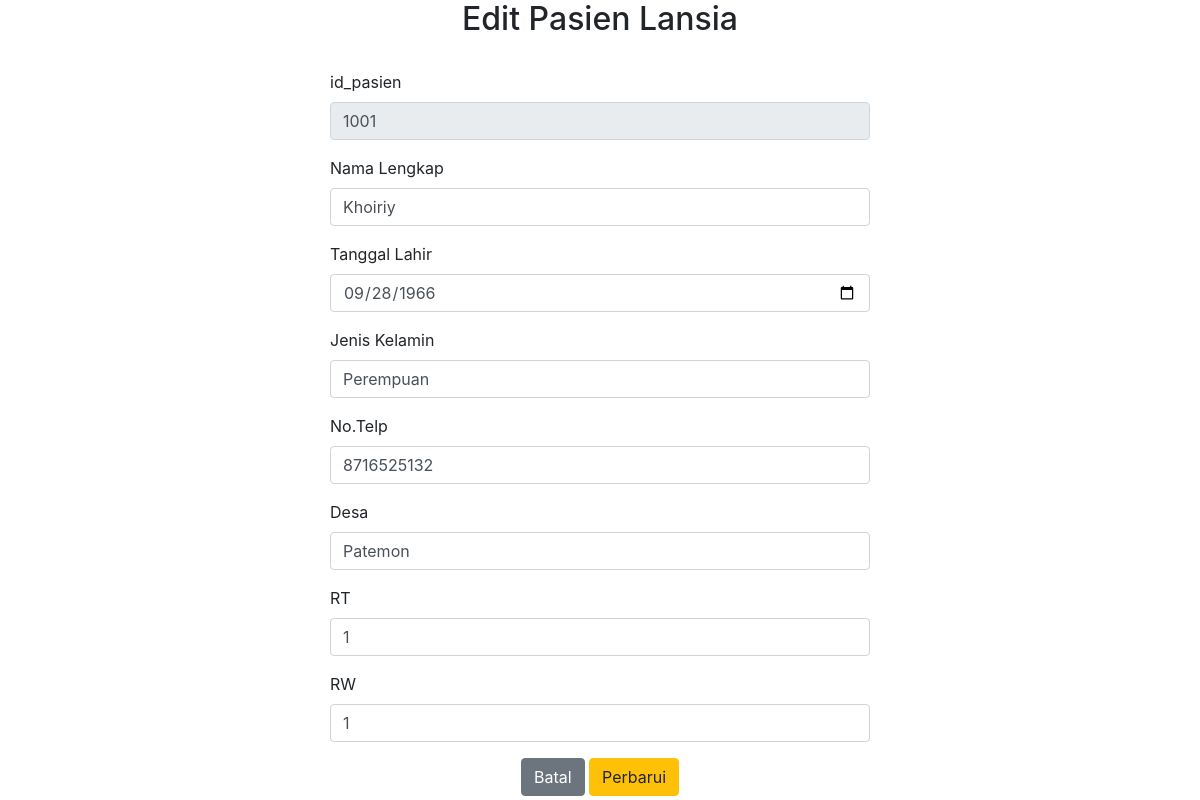
Page /update.php?id_pasien=1001 on the committed database.
### tables this page shows
CREATE TABLE `pasien` (
  `id_pasien` int(6) NOT NULL,
  `nama` varchar(255) NOT NULL,
  `tgl_lahir` date NOT NULL,
  `jenis_kelamin` char(10) NOT NULL,
  `no_telp` varchar(12) NOT NULL,
  `desa` varchar(50) NOT NULL,
  `RT` varchar(50) NOT NULL,
  `RW` varchar(50) NOT NULL
);

### public/update.php (the view, shortened to what this page needs)
<!DOCTYPE html>
<html>
<head>
    <link rel="stylesheet" href="https://cdn.jsdelivr.net/npm/bootstrap@4.6.2/dist/css/bootstrap.min.css">
</head>
<body>
    <div class="container">
        <center><h2>Edit Pasien Lansia </h2></center>
        <br>
        <div class="row justify-content-md-center">
            <div class="col-6">
                <?php
                require "koneksi.php";
                    $id_pasien= $_GET["id_pasien"];
                    $hasil= mysqli_query($conn, "SELECT * FROM pasien WHERE id_pasien='$id_pasien'");
                    while($data = mysqli_fetch_array($hasil)){
                        $id_pasien = $data['id_pasien'];
                        $nama= $data['nama'];
                        $tgl_lahir= $data['tgl_lahir'];
                        $jenis_kelamin= $data['jenis_kelamin'];
                        $no_telp= $data['no_telp'];
                        $desa= $data['desa'];
                        $RT= $data['RT'];
                        $RW= $data['RW'];
                    }
                ?>
<form method="POST" action="<?php $_SERVER['PHP_SELF']; ?>">
                <div class="form-group">
                    <label for="id_pasien">id_pasien</label>
                    <input type="text" class="form-control" name="id_pasien" id="id_pasien" value="<?php echo
                    $id_pasien; ?>" readonly>
                </div>
                <div class="form-group">
                    <label for="nama">Nama Lengkap</label>
                    <input type="text" class="form-control" name="nama" id="nama" value="<?php echo
                    $nama; ?>">
                </div>
                <div class="form-group">
                    <label for="tgl_lahir">Tanggal Lahir</label>
                    <input type="date" class="form-control" name="tgl_lahir" id="tgl_lahir" value="<?php echo
                    $tgl_lahir; ?>">
                </div>
                <div class="form-group">
                    <label for="jenis_kelamin">Jenis Kelamin</label>
                    <input type="text" class="form-control" name="jenis_kelamin" id="jenis_kelamin" value="<?php echo
                    $jenis_kelamin; ?>">
                </div>
                <div class="form-group">
                    <label for="no_telp">No.Telp</label>
                    <input type="text" class="form-control" name="no_telp" id="no_telp" value="<?php echo
                    $no_telp; ?>">
                </div>
                <div class="form-group">
                    <label for="desa">Desa</label>
                    <input type="text" class="form-control" name="desa" id="desa" value="<?php echo
                    $desa; ?>">
                </div>
                <div class="form-group">
                    <label for="RT">RT</label>
                    <input type="text" class="form-control" name="RT" id="RT" value="<?php echo
                    $RT; ?>">
                </div>
                <div class="form-group">
                    <label for="RW">RW</label>
                    <input type="text" class="form-control" name="RW" id="RW" value="<?php echo
                    $RW; ?>">
                    </div>
                </div>
                </div>
                <center>
                <button type="button" name="batal" onclick="location.href='index.php'" class="btn btn-secondary mb-2">Batal</button>
                <button type="submit" name="update" class="btn btn-warning mb-2 float-
                right">Perbarui</button></center>
            </div>
</body>
</html>

### rows in the picture
pasien: id_pasien "1001", nama "Khoiriy", tgl_lahir "09/28/1966", jenis_kelamin "Perempuan", no_telp "8716525132", desa "Patemon", RT "1", RW "1"
